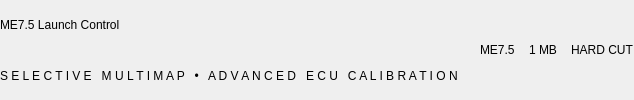
     <widget class="QFrame" name="headerFrame">
      <layout class="QHBoxLayout" name="headerLayout">
       <property name="leftMargin">
        <number>0</number>
       </property>
       <property name="topMargin">
        <number>0</number>
       </property>
       <property name="rightMargin">
        <number>0</number>
       </property>
       <property name="bottomMargin">
        <number>0</number>
       </property>
       <property name="spacing">
        <number>14</number>
       </property>
       <item>
        <widget class="QWidget" name="headingWidget">
         <layout class="QVBoxLayout" name="headingLayout">
          <property name="leftMargin">
           <number>0</number>
          </property>
          <property name="topMargin">
           <number>0</number>
          </property>
          <property name="rightMargin">
           <number>0</number>
          </property>
          <property name="bottomMargin">
           <number>0</number>
          </property>
          <property name="spacing">
           <number>3</number>
          </property>
          <item>
           <widget class="QLabel" name="titleLabel">
            <property name="text">
             <string>ME7.5 Launch Control</string>
            </property>
           </widget>
          </item>
          <item>
           <widget class="QLabel" name="subtitleLabel">
            <property name="text">
             <string>S E L E C T I V E   M U L T I M A P   •   A D V A N C E D   E C U   C A L I B R A T I O N</string>
            </property>
           </widget>
          </item>
         </layout>
        </widget>
       </item>
       <item>
        <spacer name="spacer0">
         <property name="orientation">
          <enum>Qt::Horizontal</enum>
         </property>
         <property name="sizeHint">
          <size>
           <width>8</width>
           <height>8</height>
          </size>
         </property>
        </spacer>
       </item>
       <item>
        <widget class="QLabel" name="ecuBadgeLabel">
         <property name="text">
          <string>ME7.5</string>
         </property>
         <property name="maximumSize">
          <size>
           <width>16777215</width>
           <height>30</height>
          </size>
         </property>
        </widget>
       </item>
       <item>
        <widget class="QLabel" name="sizeBadgeLabel">
         <property name="text">
          <string>1 MB</string>
         </property>
         <property name="maximumSize">
          <size>
           <width>16777215</width>
           <height>30</height>
          </size>
         </property>
        </widget>
       </item>
       <item>
        <widget class="QLabel" name="cutBadgeLabel">
         <property name="text">
          <string>HARD CUT</string>
         </property>
         <property name="maximumSize">
          <size>
           <width>16777215</width>
           <height>30</height>
          </size>
         </property>
        </widget>
       </item>
      </layout>
     </widget>
